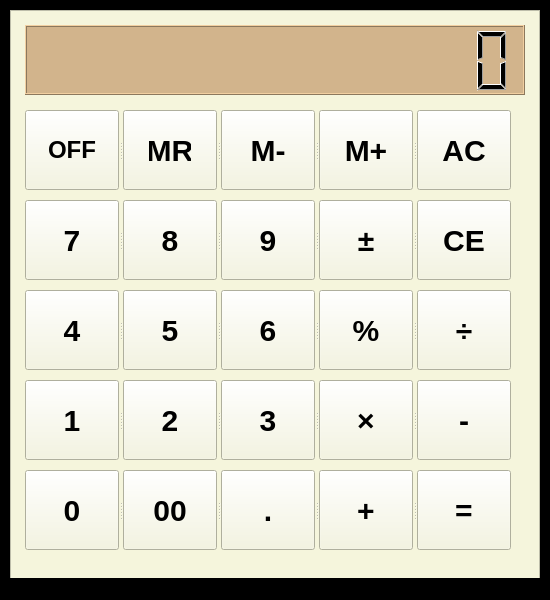
<?xml version="1.0" encoding="UTF-8"?>
<ui version="4.0">
 <class>MainWindow</class>
 <widget class="QMainWindow" name="MainWindow">
  <property name="geometry">
   <rect>
    <x>0</x>
    <y>0</y>
    <width>550</width>
    <height>600</height>
   </rect>
  </property>
  <property name="windowTitle">
   <string>MainWindow</string>
  </property>
  <property name="styleSheet">
   <string notr="true">background-color: black;</string>
  </property>
  <widget class="QWidget" name="centralwidget">
   <widget class="QFrame" name="fr_calc">
    <property name="geometry">
     <rect>
      <x>10</x>
      <y>10</y>
      <width>530</width>
      <height>580</height>
     </rect>
    </property>
    <property name="styleSheet">
     <string notr="true">background-color: beige</string>
    </property>
    <property name="frameShape">
     <enum>QFrame::StyledPanel</enum>
    </property>
    <property name="frameShadow">
     <enum>QFrame::Raised</enum>
    </property>
    <widget class="QLCDNumber" name="lcd_out">
     <property name="geometry">
      <rect>
       <x>15</x>
       <y>15</y>
       <width>500</width>
       <height>70</height>
      </rect>
     </property>
     <property name="font">
      <font>
       <weight>50</weight>
       <italic>false</italic>
       <bold>false</bold>
       <underline>false</underline>
       <strikeout>false</strikeout>
      </font>
     </property>
     <property name="layoutDirection">
      <enum>Qt::RightToLeft</enum>
     </property>
     <property name="styleSheet">
      <string notr="true">background-color: tan;</string>
     </property>
     <property name="smallDecimalPoint">
      <bool>true</bool>
     </property>
     <property name="digitCount">
      <number>12</number>
     </property>
     <property name="value" stdset="0">
      <double>0.000000000000000</double>
     </property>
    </widget>
    <widget class="QSplitter" name="sec_row">
     <property name="geometry">
      <rect>
       <x>15</x>
       <y>190</y>
       <width>498</width>
       <height>80</height>
      </rect>
     </property>
     <property name="orientation">
      <enum>Qt::Horizontal</enum>
     </property>
     <widget class="QPushButton" name="but_7">
      <property name="sizePolicy">
       <sizepolicy hsizetype="Fixed" vsizetype="Fixed">
        <horstretch>0</horstretch>
        <verstretch>0</verstretch>
       </sizepolicy>
      </property>
      <property name="minimumSize">
       <size>
        <width>94</width>
        <height>80</height>
       </size>
      </property>
      <property name="maximumSize">
       <size>
        <width>94</width>
        <height>80</height>
       </size>
      </property>
      <property name="styleSheet">
       <string notr="true">display: inline-block;
padding: 15px 25px;
font: bold 30px;
text-align: center;
background-color: beige;
</string>
      </property>
      <property name="text">
       <string>7</string>
      </property>
     </widget>
     <widget class="QPushButton" name="but_8">
      <property name="sizePolicy">
       <sizepolicy hsizetype="Fixed" vsizetype="Fixed">
        <horstretch>0</horstretch>
        <verstretch>0</verstretch>
       </sizepolicy>
      </property>
      <property name="minimumSize">
       <size>
        <width>94</width>
        <height>80</height>
       </size>
      </property>
      <property name="maximumSize">
       <size>
        <width>94</width>
        <height>80</height>
       </size>
      </property>
      <property name="styleSheet">
       <string notr="true">display: inline-block;
padding: 15px 25px;
font: bold 30px;
text-align: center;
background-color: beige;
</string>
      </property>
      <property name="text">
       <string>8</string>
      </property>
     </widget>
     <widget class="QPushButton" name="but_9">
      <property name="sizePolicy">
       <sizepolicy hsizetype="Fixed" vsizetype="Fixed">
        <horstretch>0</horstretch>
        <verstretch>0</verstretch>
       </sizepolicy>
      </property>
      <property name="minimumSize">
       <size>
        <width>94</width>
        <height>80</height>
       </size>
      </property>
      <property name="maximumSize">
       <size>
        <width>94</width>
        <height>80</height>
       </size>
      </property>
      <property name="styleSheet">
       <string notr="true">display: inline-block;
padding: 15px 25px;
font: bold 30px;
text-align: center;
background-color: beige;
</string>
      </property>
      <property name="text">
       <string>9</string>
      </property>
     </widget>
     <widget class="QPushButton" name="but_plumin">
      <property name="sizePolicy">
       <sizepolicy hsizetype="Fixed" vsizetype="Fixed">
        <horstretch>0</horstretch>
        <verstretch>0</verstretch>
       </sizepolicy>
      </property>
      <property name="minimumSize">
       <size>
        <width>94</width>
        <height>80</height>
       </size>
      </property>
      <property name="maximumSize">
       <size>
        <width>94</width>
        <height>80</height>
       </size>
      </property>
      <property name="styleSheet">
       <string notr="true">display: inline-block;
padding: 15px 25px;
font: bold 30px;
text-align: center;
background-color: beige;
</string>
      </property>
      <property name="text">
       <string>±</string>
      </property>
     </widget>
     <widget class="QPushButton" name="but_ce">
      <property name="sizePolicy">
       <sizepolicy hsizetype="Fixed" vsizetype="Fixed">
        <horstretch>0</horstretch>
        <verstretch>0</verstretch>
       </sizepolicy>
      </property>
      <property name="minimumSize">
       <size>
        <width>94</width>
        <height>80</height>
       </size>
      </property>
      <property name="maximumSize">
       <size>
        <width>94</width>
        <height>80</height>
       </size>
      </property>
      <property name="styleSheet">
       <string notr="true">display: inline-block;
padding: 15px 25px;
font: bold 30px;
text-align: center;
background-color: beige;
</string>
      </property>
      <property name="text">
       <string>CE</string>
      </property>
     </widget>
    </widget>
    <widget class="QSplitter" name="thi_row">
     <property name="geometry">
      <rect>
       <x>15</x>
       <y>280</y>
       <width>498</width>
       <height>80</height>
      </rect>
     </property>
     <property name="orientation">
      <enum>Qt::Horizontal</enum>
     </property>
     <widget class="QPushButton" name="but_4">
      <property name="sizePolicy">
       <sizepolicy hsizetype="Fixed" vsizetype="Fixed">
        <horstretch>0</horstretch>
        <verstretch>0</verstretch>
       </sizepolicy>
      </property>
      <property name="minimumSize">
       <size>
        <width>94</width>
        <height>80</height>
       </size>
      </property>
      <property name="maximumSize">
       <size>
        <width>94</width>
        <height>80</height>
       </size>
      </property>
      <property name="styleSheet">
       <string notr="true">display: inline-block;
padding: 15px 25px;
font: bold 30px;
text-align: center;
background-color: beige;
</string>
      </property>
      <property name="text">
       <string>4</string>
      </property>
     </widget>
     <widget class="QPushButton" name="but_5">
      <property name="sizePolicy">
       <sizepolicy hsizetype="Fixed" vsizetype="Fixed">
        <horstretch>0</horstretch>
        <verstretch>0</verstretch>
       </sizepolicy>
      </property>
      <property name="minimumSize">
       <size>
        <width>94</width>
        <height>80</height>
       </size>
      </property>
      <property name="maximumSize">
       <size>
        <width>94</width>
        <height>80</height>
       </size>
      </property>
      <property name="styleSheet">
       <string notr="true">display: inline-block;
padding: 15px 25px;
font: bold 30px;
text-align: center;
background-color: beige;
</string>
      </property>
      <property name="text">
       <string>5</string>
      </property>
     </widget>
     <widget class="QPushButton" name="but_6">
      <property name="sizePolicy">
       <sizepolicy hsizetype="Fixed" vsizetype="Fixed">
        <horstretch>0</horstretch>
        <verstretch>0</verstretch>
       </sizepolicy>
      </property>
      <property name="minimumSize">
       <size>
        <width>94</width>
        <height>80</height>
       </size>
      </property>
      <property name="maximumSize">
       <size>
        <width>94</width>
        <height>80</height>
       </size>
      </property>
      <property name="styleSheet">
       <string notr="true">display: inline-block;
padding: 15px 25px;
font: bold 30px;
text-align: center;
background-color: beige;
</string>
      </property>
      <property name="text">
       <string>6</string>
      </property>
     </widget>
     <widget class="QPushButton" name="but_per">
      <property name="sizePolicy">
       <sizepolicy hsizetype="Fixed" vsizetype="Fixed">
        <horstretch>0</horstretch>
        <verstretch>0</verstretch>
       </sizepolicy>
      </property>
      <property name="minimumSize">
       <size>
        <width>94</width>
        <height>80</height>
       </size>
      </property>
      <property name="maximumSize">
       <size>
        <width>94</width>
        <height>80</height>
       </size>
      </property>
      <property name="styleSheet">
       <string notr="true">display: inline-block;
padding: 15px 25px;
font: bold 30px;
text-align: center;
background-color: beige;
</string>
      </property>
      <property name="text">
       <string>%</string>
      </property>
     </widget>
     <widget class="QPushButton" name="but_div">
      <property name="sizePolicy">
       <sizepolicy hsizetype="Fixed" vsizetype="Fixed">
        <horstretch>0</horstretch>
        <verstretch>0</verstretch>
       </sizepolicy>
      </property>
      <property name="minimumSize">
       <size>
        <width>94</width>
        <height>80</height>
       </size>
      </property>
      <property name="maximumSize">
       <size>
        <width>94</width>
        <height>80</height>
       </size>
      </property>
      <property name="styleSheet">
       <string notr="true">display: inline-block;
padding: 15px 25px;
font: bold 30px;
text-align: center;
background-color: beige;
</string>
      </property>
      <property name="text">
       <string>÷</string>
      </property>
     </widget>
    </widget>
    <widget class="QSplitter" name="fou_row">
     <property name="geometry">
      <rect>
       <x>15</x>
       <y>370</y>
       <width>498</width>
       <height>80</height>
      </rect>
     </property>
     <property name="orientation">
      <enum>Qt::Horizontal</enum>
     </property>
     <widget class="QPushButton" name="but_1">
      <property name="sizePolicy">
       <sizepolicy hsizetype="Fixed" vsizetype="Fixed">
        <horstretch>0</horstretch>
        <verstretch>0</verstretch>
       </sizepolicy>
      </property>
      <property name="minimumSize">
       <size>
        <width>94</width>
        <height>80</height>
       </size>
      </property>
      <property name="maximumSize">
       <size>
        <width>94</width>
        <height>80</height>
       </size>
      </property>
      <property name="styleSheet">
       <string notr="true">display: inline-block;
padding: 15px 25px;
font: bold 30px;
text-align: center;
background-color: beige;
</string>
      </property>
      <property name="text">
       <string>1</string>
      </property>
     </widget>
     <widget class="QPushButton" name="but_2">
      <property name="sizePolicy">
       <sizepolicy hsizetype="Fixed" vsizetype="Fixed">
        <horstretch>0</horstretch>
        <verstretch>0</verstretch>
       </sizepolicy>
      </property>
      <property name="minimumSize">
       <size>
        <width>94</width>
        <height>80</height>
       </size>
      </property>
      <property name="maximumSize">
       <size>
        <width>94</width>
        <height>80</height>
       </size>
      </property>
      <property name="styleSheet">
       <string notr="true">display: inline-block;
padding: 15px 25px;
font: bold 30px;
text-align: center;
background-color: beige;
</string>
      </property>
      <property name="text">
       <string>2</string>
      </property>
     </widget>
     <widget class="QPushButton" name="but_3">
      <property name="sizePolicy">
       <sizepolicy hsizetype="Fixed" vsizetype="Fixed">
        <horstretch>0</horstretch>
        <verstretch>0</verstretch>
       </sizepolicy>
      </property>
      <property name="minimumSize">
       <size>
        <width>94</width>
        <height>80</height>
       </size>
      </property>
      <property name="maximumSize">
       <size>
        <width>94</width>
        <height>80</height>
       </size>
      </property>
      <property name="styleSheet">
       <string notr="true">display: inline-block;
padding: 15px 25px;
font: bold 30px;
text-align: center;
background-color: beige;
</string>
      </property>
      <property name="text">
       <string>3</string>
      </property>
     </widget>
     <widget class="QPushButton" name="but_mul">
      <property name="sizePolicy">
       <sizepolicy hsizetype="Fixed" vsizetype="Fixed">
        <horstretch>0</horstretch>
        <verstretch>0</verstretch>
       </sizepolicy>
      </property>
      <property name="minimumSize">
       <size>
        <width>94</width>
        <height>80</height>
       </size>
      </property>
      <property name="maximumSize">
       <size>
        <width>94</width>
        <height>80</height>
       </size>
      </property>
      <property name="styleSheet">
       <string notr="true">display: inline-block;
padding: 15px 25px;
font: bold 30px;
text-align: center;
background-color: beige;
</string>
      </property>
      <property name="text">
       <string>×</string>
      </property>
     </widget>
     <widget class="QPushButton" name="but_sub">
      <property name="sizePolicy">
       <sizepolicy hsizetype="Fixed" vsizetype="Fixed">
        <horstretch>0</horstretch>
        <verstretch>0</verstretch>
       </sizepolicy>
      </property>
      <property name="minimumSize">
       <size>
        <width>94</width>
        <height>80</height>
       </size>
      </property>
      <property name="maximumSize">
       <size>
        <width>94</width>
        <height>80</height>
       </size>
      </property>
      <property name="styleSheet">
       <string notr="true">display: inline-block;
padding: 15px 25px;
font: bold 30px;
text-align: center;
background-color: beige;
</string>
      </property>
      <property name="text">
       <string>-</string>
      </property>
     </widget>
    </widget>
    <widget class="QSplitter" name="fir_row">
     <property name="geometry">
      <rect>
       <x>15</x>
       <y>100</y>
       <width>498</width>
       <height>80</height>
      </rect>
     </property>
     <property name="orientation">
      <enum>Qt::Horizontal</enum>
     </property>
     <widget class="QPushButton" name="but_off">
      <property name="sizePolicy">
       <sizepolicy hsizetype="Fixed" vsizetype="Fixed">
        <horstretch>0</horstretch>
        <verstretch>0</verstretch>
       </sizepolicy>
      </property>
      <property name="minimumSize">
       <size>
        <width>94</width>
        <height>80</height>
       </size>
      </property>
      <property name="maximumSize">
       <size>
        <width>94</width>
        <height>80</height>
       </size>
      </property>
      <property name="styleSheet">
       <string notr="true">display: inline-block;
padding: 15px 20px;
font: bold 24px;
text-align: center;
background-color: beige;
</string>
      </property>
      <property name="text">
       <string>OFF</string>
      </property>
     </widget>
     <widget class="QPushButton" name="but_mr">
      <property name="sizePolicy">
       <sizepolicy hsizetype="Fixed" vsizetype="Fixed">
        <horstretch>0</horstretch>
        <verstretch>0</verstretch>
       </sizepolicy>
      </property>
      <property name="minimumSize">
       <size>
        <width>94</width>
        <height>80</height>
       </size>
      </property>
      <property name="maximumSize">
       <size>
        <width>94</width>
        <height>80</height>
       </size>
      </property>
      <property name="styleSheet">
       <string notr="true">display: inline-block;
padding: 15px 25px;
font: bold 30px;
text-align: center;
background-color: beige;
</string>
      </property>
      <property name="text">
       <string>MR</string>
      </property>
     </widget>
     <widget class="QPushButton" name="but_mmin">
      <property name="sizePolicy">
       <sizepolicy hsizetype="Fixed" vsizetype="Fixed">
        <horstretch>0</horstretch>
        <verstretch>0</verstretch>
       </sizepolicy>
      </property>
      <property name="minimumSize">
       <size>
        <width>94</width>
        <height>80</height>
       </size>
      </property>
      <property name="maximumSize">
       <size>
        <width>94</width>
        <height>80</height>
       </size>
      </property>
      <property name="styleSheet">
       <string notr="true">display: inline-block;
padding: 15px 25px;
font: bold 30px;
text-align: center;
background-color: beige;
</string>
      </property>
      <property name="text">
       <string>M-</string>
      </property>
     </widget>
     <widget class="QPushButton" name="but_mplu">
      <property name="sizePolicy">
       <sizepolicy hsizetype="Fixed" vsizetype="Fixed">
        <horstretch>0</horstretch>
        <verstretch>0</verstretch>
       </sizepolicy>
      </property>
      <property name="minimumSize">
       <size>
        <width>94</width>
        <height>80</height>
       </size>
      </property>
      <property name="maximumSize">
       <size>
        <width>94</width>
        <height>80</height>
       </size>
      </property>
      <property name="styleSheet">
       <string notr="true">display: inline-block;
padding: 15px 25px;
font: bold 30px;
text-align: center;
background-color: beige;
</string>
      </property>
      <property name="text">
       <string>M+</string>
      </property>
     </widget>
     <widget class="QPushButton" name="but_ac">
      <property name="sizePolicy">
       <sizepolicy hsizetype="Fixed" vsizetype="Fixed">
        <horstretch>0</horstretch>
        <verstretch>0</verstretch>
       </sizepolicy>
      </property>
      <property name="minimumSize">
       <size>
        <width>94</width>
        <height>80</height>
       </size>
      </property>
      <property name="maximumSize">
       <size>
        <width>94</width>
        <height>80</height>
       </size>
      </property>
      <property name="styleSheet">
       <string notr="true">display: inline-block;
padding: 15px 25px;
font: bold 30px;
text-align: center;
background-color: beige;
</string>
      </property>
      <property name="text">
       <string>AC</string>
      </property>
     </widget>
    </widget>
    <widget class="QSplitter" name="fif_row">
     <property name="geometry">
      <rect>
       <x>15</x>
       <y>460</y>
       <width>498</width>
       <height>80</height>
      </rect>
     </property>
     <property name="orientation">
      <enum>Qt::Horizontal</enum>
     </property>
     <widget class="QPushButton" name="but_0">
      <property name="sizePolicy">
       <sizepolicy hsizetype="Fixed" vsizetype="Fixed">
        <horstretch>0</horstretch>
        <verstretch>0</verstretch>
       </sizepolicy>
      </property>
      <property name="minimumSize">
       <size>
        <width>94</width>
        <height>80</height>
       </size>
      </property>
      <property name="maximumSize">
       <size>
        <width>94</width>
        <height>80</height>
       </size>
      </property>
      <property name="styleSheet">
       <string notr="true">display: inline-block;
padding: 15px 25px;
font: bold 30px;
text-align: center;
background-color: beige;
</string>
      </property>
      <property name="text">
       <string>0</string>
      </property>
     </widget>
     <widget class="QPushButton" name="but_00">
      <property name="sizePolicy">
       <sizepolicy hsizetype="Fixed" vsizetype="Fixed">
        <horstretch>0</horstretch>
        <verstretch>0</verstretch>
       </sizepolicy>
      </property>
      <property name="minimumSize">
       <size>
        <width>94</width>
        <height>80</height>
       </size>
      </property>
      <property name="maximumSize">
       <size>
        <width>94</width>
        <height>80</height>
       </size>
      </property>
      <property name="styleSheet">
       <string notr="true">display: inline-block;
padding: 15px 25px;
font: bold 30px;
text-align: center;
background-color: beige;
</string>
      </property>
      <property name="text">
       <string>00</string>
      </property>
     </widget>
     <widget class="QPushButton" name="but_dec">
      <property name="sizePolicy">
       <sizepolicy hsizetype="Fixed" vsizetype="Fixed">
        <horstretch>0</horstretch>
        <verstretch>0</verstretch>
       </sizepolicy>
      </property>
      <property name="minimumSize">
       <size>
        <width>94</width>
        <height>80</height>
       </size>
      </property>
      <property name="maximumSize">
       <size>
        <width>94</width>
        <height>80</height>
       </size>
      </property>
      <property name="styleSheet">
       <string notr="true">display: inline-block;
padding: 15px 25px;
font: bold 30px;
text-align: center;
background-color: beige;
</string>
      </property>
      <property name="text">
       <string>.</string>
      </property>
     </widget>
     <widget class="QPushButton" name="but_add">
      <property name="sizePolicy">
       <sizepolicy hsizetype="Fixed" vsizetype="Fixed">
        <horstretch>0</horstretch>
        <verstretch>0</verstretch>
       </sizepolicy>
      </property>
      <property name="minimumSize">
       <size>
        <width>94</width>
        <height>80</height>
       </size>
      </property>
      <property name="maximumSize">
       <size>
        <width>94</width>
        <height>80</height>
       </size>
      </property>
      <property name="styleSheet">
       <string notr="true">display: inline-block;
padding: 15px 25px;
font: bold 30px;
text-align: center;
background-color: beige;
</string>
      </property>
      <property name="text">
       <string>+</string>
      </property>
     </widget>
     <widget class="QPushButton" name="but_eq">
      <property name="sizePolicy">
       <sizepolicy hsizetype="Fixed" vsizetype="Fixed">
        <horstretch>0</horstretch>
        <verstretch>0</verstretch>
       </sizepolicy>
      </property>
      <property name="minimumSize">
       <size>
        <width>94</width>
        <height>80</height>
       </size>
      </property>
      <property name="maximumSize">
       <size>
        <width>94</width>
        <height>80</height>
       </size>
      </property>
      <property name="styleSheet">
       <string notr="true">display: inline-block;
padding: 15px 25px;
font: bold 30px;
text-align: center;
background-color: beige;
</string>
      </property>
      <property name="text">
       <string>=</string>
      </property>
     </widget>
    </widget>
   </widget>
  </widget>
  <widget class="QMenuBar" name="menubar">
   <property name="geometry">
    <rect>
     <x>0</x>
     <y>0</y>
     <width>550</width>
     <height>22</height>
    </rect>
   </property>
  </widget>
  <widget class="QStatusBar" name="statusbar"/>
 </widget>
 <resources/>
 <connections/>
</ui>
